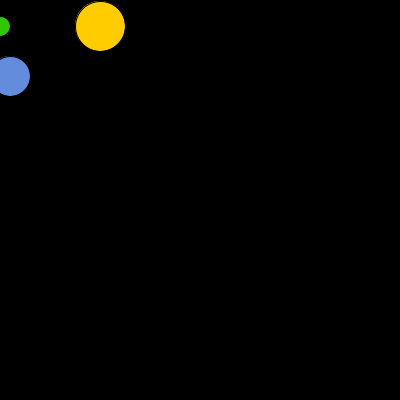
Frame 1 (no input)
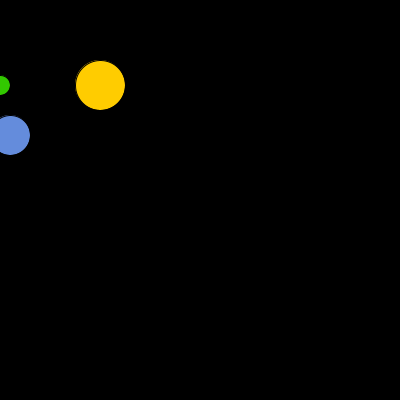
Frame 60 (the mouse pressed at the canvas centre just before this capture)
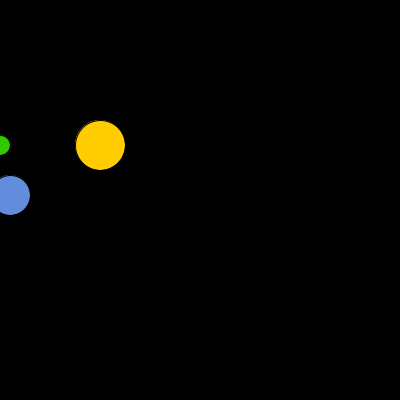
Frame 120 (the mouse held since frame 60 and released just before this capture)

The Processing sketch that drew these frames (run headless with seeded random() and noise(); from frame 60 on, the mouse is pressed at the canvas centre):

// Processing sketch: processing_37851
// ── processing_37851.pde

boolean falling;
int x;
float y;
int fallcount;
int risecount;

void setup() {
  size(400,400);
  smooth();
  x=25;
  randomSeed(0);
  falling=true;
  fallcount=0;
  risecount=0;
}

void draw() {
 background(0);
  fill(255);
  if(x==25) {
    falling=true;
    fallcount=fallcount+1;
  y=random(0,width);
//    println(fallcount);
  }
  if(x==400-25) {
    falling=false;
    risecount=risecount+1;
   y=random(0,width);
//    println(risecount);
  }
  
if(falling)
{
  x=x+1; 
  fill(255,204,0);
} else 
{
  x=x-1;
  fill(120,90,0);
}
ellipse(100,x,50,50);
if (fallcount % 2 ==0){
fill(180,90,90);
ellipse(y,x,50,50);
fill(0,255,204);
ellipse(x,y,25,25);
ellipse(x+50,y,25,25);
ellipse(x+100,y,15,15);
ellipse(x+150,y,10,10);
fill(200,200,0);
ellipse(x+200,y,30,30);
ellipse(x+250,y,35,35);
ellipse(x+300,y,25,25);
ellipse(x+350,y,20,20);

//for y axis
fill(0,255,204);
ellipse(y,x,25,25);
ellipse(y,x+50,25,25);
ellipse(y,x+100,15,15);
ellipse(x+150,y,10,10);
fill(200,200,0);
ellipse(x+200,y,30,30);
ellipse(x+250,y,35,35);
ellipse(x+300,y,25,25);
ellipse(x+350,y,20,20);
}
if (falling==false); {
fill(50,200,0);
ellipse(0,x,20,20);
fill(100,140,220);
ellipse(10,x+50,40,40); }
}
